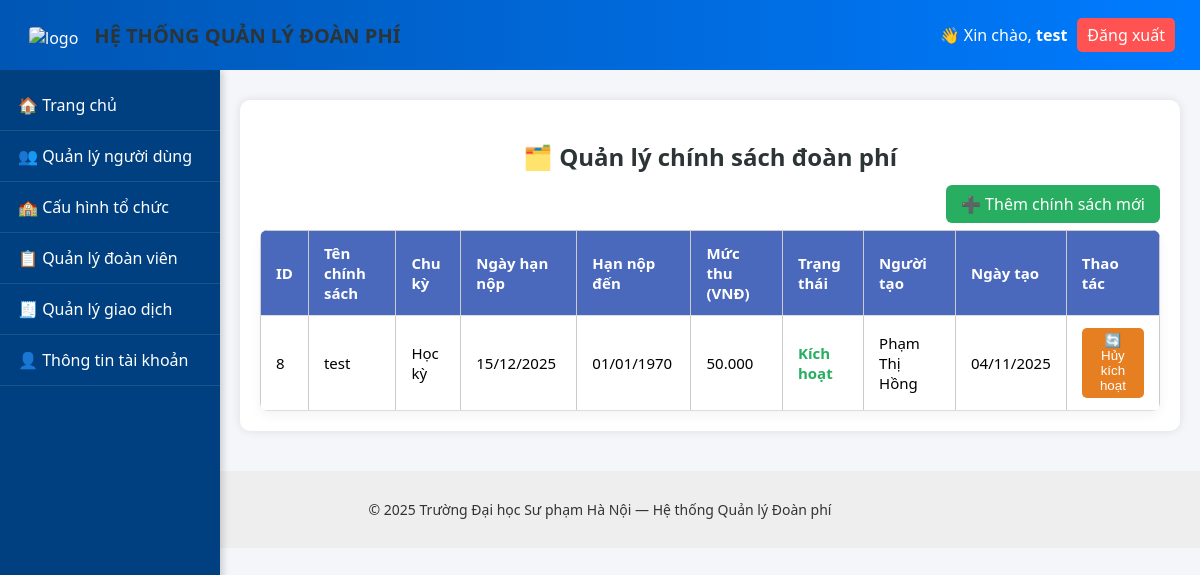
Page /pages/manage_policy.php (signed in) on the earlier database version.
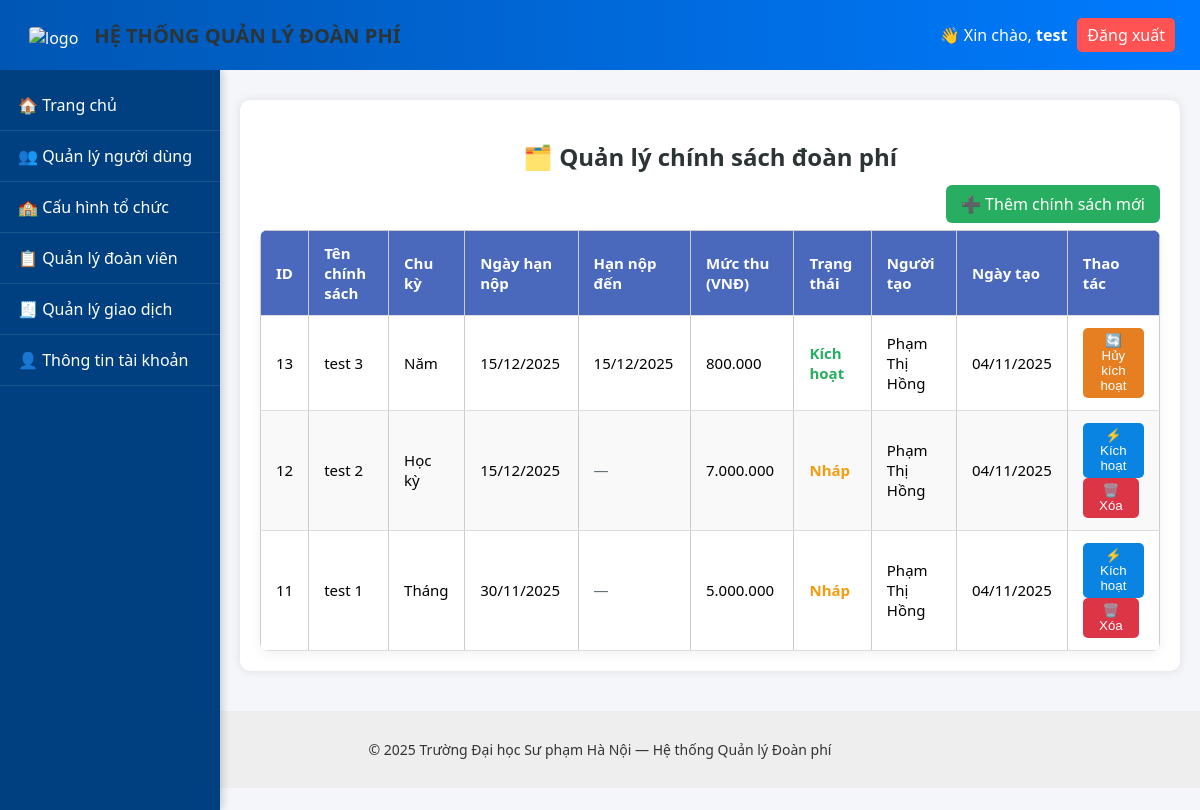
Same page on the later database version.
### tables this page shows
CREATE TABLE `fee_policy` (
  `id` int(11) NOT NULL,
  `policy_name` varchar(255) NOT NULL,
  `cycle` varchar(50) NOT NULL,
  `due_date` date DEFAULT NULL,
  `standard_amount` decimal(10,2) NOT NULL,
  `status` enum('Draft','Active','Inactive') DEFAULT 'Draft',
  `created_by` int(11) DEFAULT NULL,
  `created_at` datetime DEFAULT current_timestamp(),
  `updated_at` datetime DEFAULT current_timestamp() ON UPDATE current_timestamp()
);

CREATE TABLE `users` (
  `userId` int(11) NOT NULL,
  `userName` varchar(255) NOT NULL,
  `fullName` varchar(255) DEFAULT NULL,
  `gender` enum('M','F','O') DEFAULT 'O',
  `identifyCard` varchar(255) DEFAULT NULL,
  `email` varchar(255) DEFAULT NULL,
  `password` varchar(255) NOT NULL,
  `birthDate` date DEFAULT NULL,
  `joinDate` date DEFAULT NULL,
  `unit` varchar(255) DEFAULT NULL,
  `isAdmin` tinyint(1) DEFAULT 0,
  `createdAt` datetime DEFAULT current_timestamp(),
  `updatedAt` datetime DEFAULT current_timestamp() ON UPDATE current_timestamp()
);

### pages/manage_policy.php (the view, shortened to what this page needs)
<?php
include("../includes/header.php");
include("../includes/navbar.php");
include("../config/db.php");
$sql = "
  SELECT
    p.id,
    p.policy_name,
    p.cycle,
    p.due_date,
    p.standard_amount,
    p.status,
    p.created_at,
    u.fullName AS created_by,
    MAX(o.due_date) AS due_date_end
  FROM fee_policy p
  LEFT JOIN users u ON p.created_by = u.userId
  LEFT JOIN fee_obligation o ON o.policy_id = p.id
  GROUP BY p.id, p.policy_name, p.cycle, p.due_date, p.standard_amount, p.status, p.created_at, u.fullName
  ORDER BY p.created_at DESC
";
$result = $conn->query($sql);
?>
<div class="container">
  <h2>🗂️ Quản lý chính sách đoàn phí</h2>
  <div class="actions">
    <a href="policy_settings.php" class="btn-add">➕ Thêm chính sách mới</a>
  </div>
  <table class="table">
    <thead>
      <tr>
        <th>ID</th>
        <th>Tên chính sách</th>
        <th>Chu kỳ</th>
        <th>Ngày hạn nộp</th>
        <th>Hạn nộp đến</th>
        <th>Mức thu (VNĐ)</th>
        <th>Trạng thái</th>
        <th>Người tạo</th>
        <th>Ngày tạo</th>
        <th>Thao tác</th>
      </tr>
    </thead>
    <tbody>
      <?php if ($result && $result->num_rows > 0): ?>
        <?php while ($row = $result->fetch_assoc()): ?>
          <tr>
            <td><?= $row['id'] ?></td>
            <td><?= htmlspecialchars($row['policy_name']) ?></td>
            <td><?= htmlspecialchars($row['cycle']) ?></td>
            <td><?= $row['due_date'] ? date("d/m/Y", strtotime($row['due_date'])) : '—' ?></td>
            <td>
              <?php if (!empty($row['due_date_end'])): ?>
                <?= date("d/m/Y", strtotime($row['due_date_end'])) ?>
              <?php else: ?>
                <span style="color:#636e72;">—</span>
              <?php endif; ?>
            </td>
            <td><?= number_format($row['standard_amount'], 0, ',', '.') ?></td>
            <td>
              <?php if ($row['status'] === 'Active'): ?>
                <span class="status active">Kích hoạt</span>
              <?php else: ?>
                <span class="status draft">Nháp</span>
              <?php endif; ?>
            </td>
            <td><?= htmlspecialchars($row['created_by'] ?? 'Admin') ?></td>
            <td><?= date("d/m/Y", strtotime($row['created_at'])) ?></td>
            <td>
              <?php if ($row['status'] === 'Active'): ?>
                <form method="POST" style="display:inline;" onsubmit="return confirmDeactivate(this);">
                  <button type="submit" class="btn-deactivate">🔄 Hủy kích hoạt</button>
                </form>
              <?php else: ?>
                <form method="POST" style="display:inline;" onsubmit="return confirmActivate(this);">
                  <button type="submit" class="btn-activate">⚡ Kích hoạt</button>
                </form>
                <form method="POST" style="display:inline;" onsubmit="return confirmDelete(this);">
                  <button type="submit" class="btn-delete">🗑️ Xóa</button>
                </form>
              <?php endif; ?>
            </td>
          </tr>
        <?php endwhile; ?>
      <?php else: ?>
        <tr><td colspan="10" style="text-align:center;">Không có chính sách nào.</td></tr>
      <?php endif; ?>
    </tbody>
  </table>
</div>
<?php include("../includes/footer.php"); ?>

### includes/header.php (shortened to what this page needs)
<!DOCTYPE html>
<html lang="vi">
<head>
  <link rel="stylesheet" href="../public/css/style.css">
</head>
<body>
<header class="header">
  <div class="header-left">
    <div>
      <img src="../public/img/logo.png" alt="logo">
    </div>
    <h2>HỆ THỐNG QUẢN LÝ ĐOÀN PHÍ</h2>
  </div>
  <div class="header-right">
    <?php if(isset($_SESSION['user'])): ?>
      <span>👋 Xin chào, <b><?php echo htmlspecialchars($_SESSION['user']['userName']); ?></b></span>
      <a href="logout.php" class="btn-logout">Đăng xuất</a>
    <?php endif; ?>
  </div>
</header>

### includes/navbar.php
<nav class="sidebar">
  <ul>
    <li><a href="dashboard.php">🏠 Trang chủ</a></li>
    <?php if (isset($_SESSION['user']) && $_SESSION['user']['isAdmin']): ?>
      <li><a href="users.php">👥 Quản lý người dùng</a></li>
      <li><a href="units.php">🏫 Cấu hình tổ chức</a></li>
    <?php endif; ?>
    <?php
    if (isset($_SESSION['user'])) {
        $role = $_SESSION['user']['role_name'] ?? '';
        if (
            $_SESSION['user']['isAdmin'] == 1 ||
            in_array($role, ['BCH Trường', 'BCH Khoa', 'BCH Chi đoàn'])
        ) {
            echo '<li><a href="members.php">📋 Quản lý đoàn viên</a></li>';
        }
    }
    ?>
    <?php
    if (isset($_SESSION['user'])) {
        $role = $_SESSION['user']['role_name'] ?? '';
        if (
            $_SESSION['user']['isAdmin'] == 1 ||
            in_array($role, ['BCH Trường', 'BCH Khoa', 'BCH Chi đoàn'])
        ) {
            echo '<li><a href="manage_transactions.php">🧾 Quản lý giao dịch</a></li>';
        }
    }
    ?>
    <li><a href="profile.php">👤 Thông tin tài khoản</a></li>
  </ul>
</nav>

### includes/footer.php (shortened to what this page needs)
<footer class="footer">
  <p>© <?php echo date('Y'); ?> Trường Đại học Sư phạm Hà Nội — Hệ thống Quản lý Đoàn phí</p>
</footer>
</body>
</html>

### public/css/style.css (style rules this page uses)
body { margin: 0; font-family: "Segoe UI", sans-serif; background-color: #f4f6fa; }
.header { background: linear-gradient(90deg, #0056b3, #007bff); color: white; padding: 15px 25px; display: flex; justify-content: space-between; align-items: center; }
.btn-logout { background: #ff5252; color: white; padding: 6px 10px; text-decoration: none; border-radius: 5px; }
.container { max-width: 1100px; margin: 30px auto; background: white; border-radius: 10px; padding: 25px; box-shadow: 0 0 10px rgba(0,0,0,0.1); }
.footer { text-align: center; padding: 15px; background: #eee; color: #333; font-size: 14px; margin-top: 40px; }
.table { width: 100%; border-collapse: collapse; }
.table th, .table td { padding: 10px; border: 1px solid #ccc; text-align: left; }
.table th { background: #007bff; color: white; }
.sidebar { position: fixed; top: 70px; left: 0; width: 220px; height: calc(100vh - 70px); background-color: #004080; color: white; padding-top: 10px; overflow-y: auto; box-shadow: 2px 0 8px rgba(0,0,0,0.2); }
.sidebar ul { list-style: none; margin: 0; padding: 0; }
.sidebar ul li { border-bottom: 1px solid rgba(255, 255, 255, 0.1); }
.sidebar ul li a { display: block; color: white; text-decoration: none; padding: 14px 18px; transition: 0.3s; }
.header { position: fixed; top: 0; left: 0; right: 0; height: 70px; z-index: 100; }
body { margin: 0; padding-top: 70px; }
.header { position: fixed; top: 0; left: 0; right: 0; height: 70px; background: linear-gradient(90deg, #0056b3, #007bff); color: white; display: flex; justify-content: space-between; align-items: center; padding: 0 25px; z-index: 1000; }
.header-left h2 { margin: 0; font-size: 20px; }
.header-right { display: flex; align-items: center; gap: 10px; }
.header-left { display: flex; align-items: center; gap: 12px; }
.header-left img { width: 50px; height: 50px; object-fit: contain; border-radius: 8px; padding: 4px; margin-top: 5px; }
.sidebar { position: fixed; top: 70px; left: 0; width: 220px; height: calc(100vh - 70px); background-color: #004080; color: white; padding-top: 10px; overflow-y: auto; box-shadow: 2px 0 8px rgba(0, 0, 0, 0.2); z-index: 900; }
h2 { color: #333; margin-bottom: 15px; }
.table { width: 100%; border-collapse: collapse; background: #fff; box-shadow: 0 2px 8px rgba(0,0,0,0.1); border-radius: 8px; overflow: hidden; }
.table th, .table td { padding: 12px 15px; border-bottom: 1px solid #ddd; text-align: left; }
.table th { background: #4a69bd; color: white; }
.btn-edit, .btn-delete { text-decoration: none; padding: 5px 10px; border-radius: 5px; color: white; margin-right: 5px; }
.btn-delete { background: #e55039; }

### pages/manage_policy.php (style rules this page uses)
.container { padding: 20px; margin-left: 240px; max-width: calc(100% - 300px); }
h2 { text-align: center; color: #2d3436; margin-bottom: 20px; }
.actions { text-align: right; margin-bottom: 15px; }
.btn-add { background: #27ae60; color: white; padding: 8px 15px; text-decoration: none; border-radius: 6px; }
.table { width: 100%; border-collapse: collapse; font-size: 15px; box-shadow: 0 4px 12px rgba(0,0,0,0.05); }
th, td { border: 1px solid #ddd; padding: 10px; text-align: center; }
th { background: #007bff; color: white; }
tr:nth-child(even) { background: #f9f9f9; }
.status.active { color: #27ae60; font-weight: bold; }
.status.draft { color: #f39c12; font-weight: bold; }
.btn-delete { background: #dc3545; color: white; border: none; padding: 5px 10px; border-radius: 5px; cursor: pointer; }
.btn-activate { background: #0984e3; color: white; border: none; padding: 5px 10px; border-radius: 5px; cursor: pointer; }
.btn-deactivate { background: #e67e22; color: white; border: none; padding: 5px 10px; border-radius: 5px; cursor: pointer; }

Differences in the rows shown:
removed fee_policy: id "8", policy_name "test", cycle "Học kỳ", due_date "15/12/2025", due_date_end "01/01/1970", standard_amount "50.000", status "Kích hoạt", created_by.fullName "Phạm Thị Hồng", created_at "04/11/2025"
added fee_policy: id "13", policy_name "test 3", cycle "Năm", due_date "15/12/2025", due_date_end "15/12/2025", standard_amount "800.000", status "Kích hoạt", created_by.fullName "Phạm Thị Hồng", created_at "04/11/2025"
added fee_policy: id "12", policy_name "test 2", cycle "Học kỳ", due_date "15/12/2025", standard_amount "7.000.000", status "Nháp", created_by.fullName "Phạm Thị Hồng", created_at "04/11/2025"
added fee_policy: id "11", policy_name "test 1", cycle "Tháng", due_date "30/11/2025", standard_amount "5.000.000", status "Nháp", created_by.fullName "Phạm Thị Hồng", created_at "04/11/2025"
